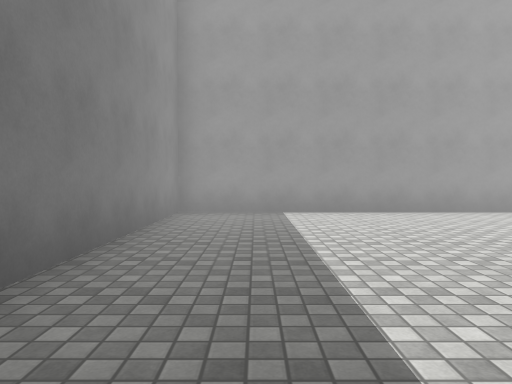
View 1 (above)

24 first-person views from a walk through a 3-D level made in the Unity game engine. The camera is 1.2 m above the floor, tilts 2° down and sees 70° across. The floor is counted in squares, 2 m on a side. Each view is taken from the middle of a square. On the plan, view 1 faces up. The plan holds only what a view shows up to about 10 squares ahead; the rest is blank. The place goes on beyond the plan. The player character is not drawn. Surface patterns are stand-ins for the level's own textures.

View 2
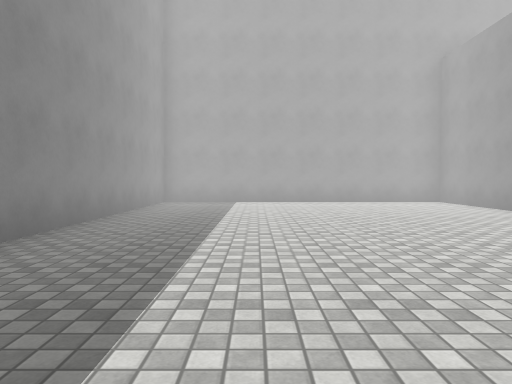

View 3
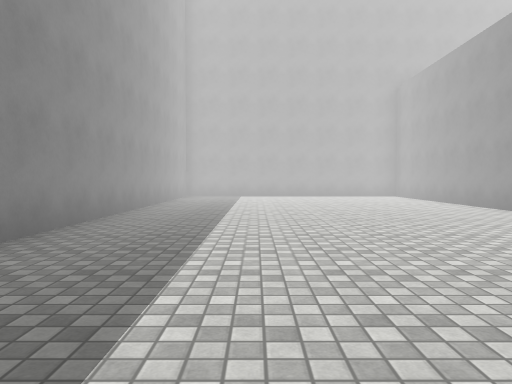

View 4
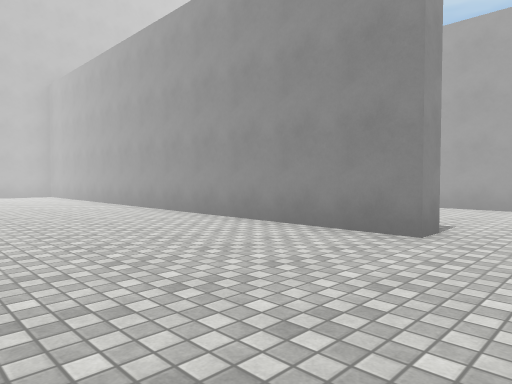

View 5
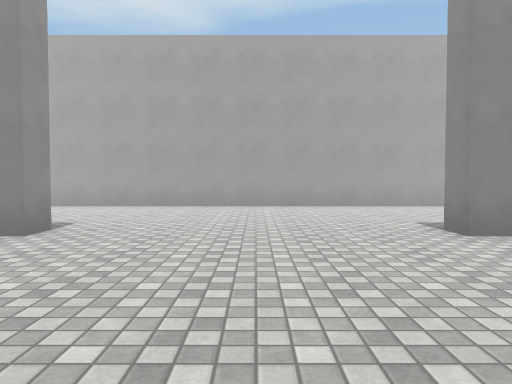

View 6
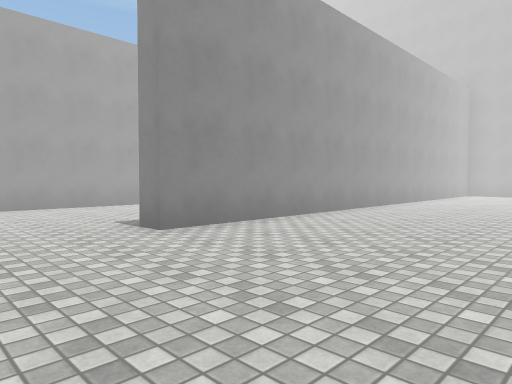

View 7
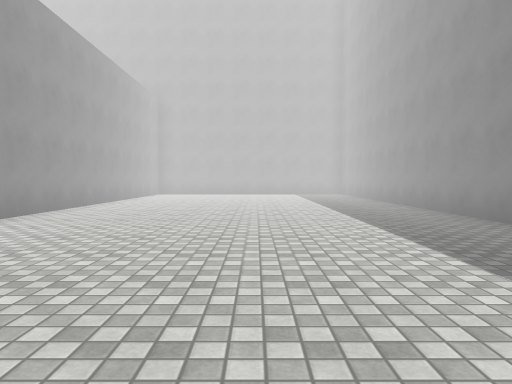

View 8
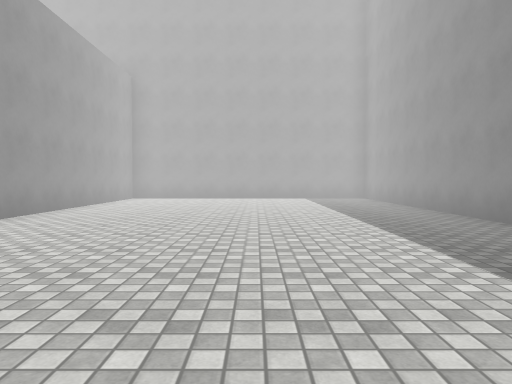

View 9
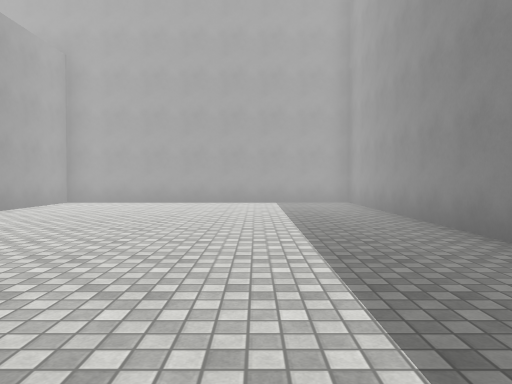

View 10
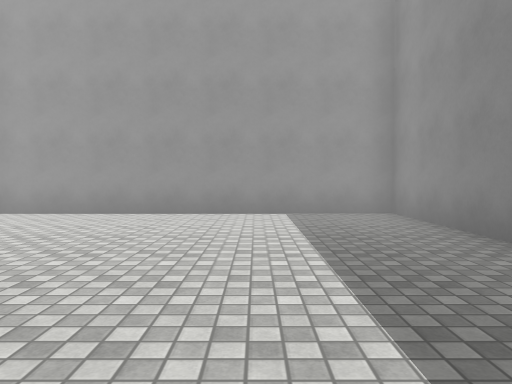

View 11
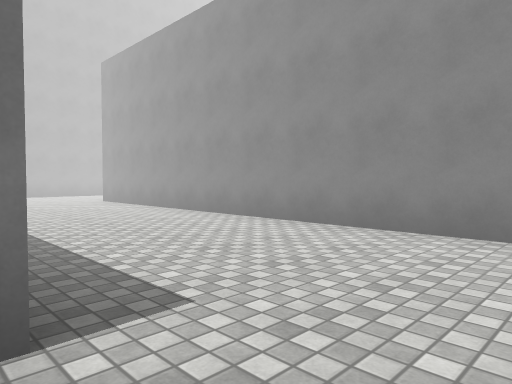

View 12
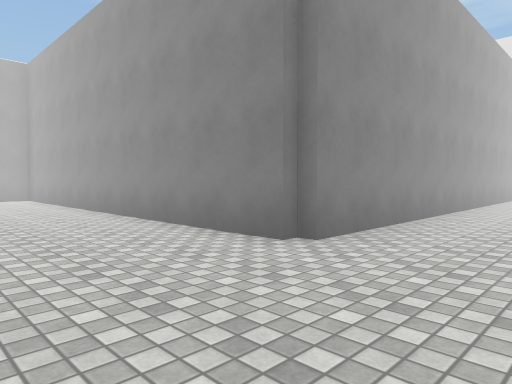

View 13
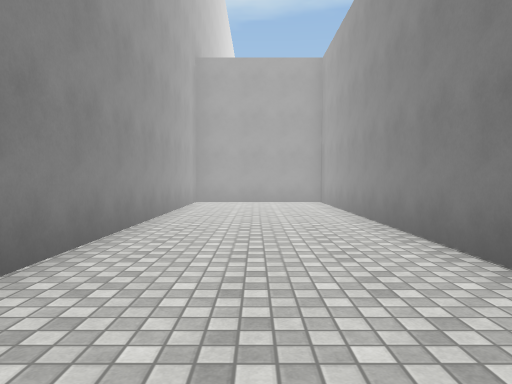

View 14
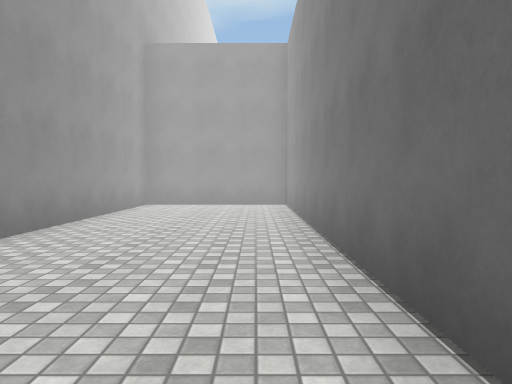

View 15
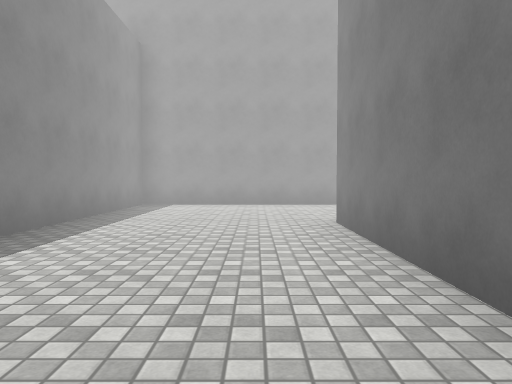

View 16
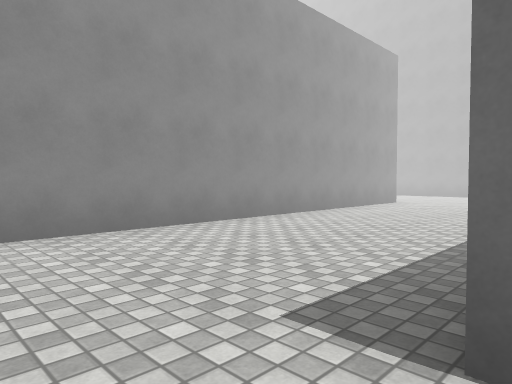

View 17
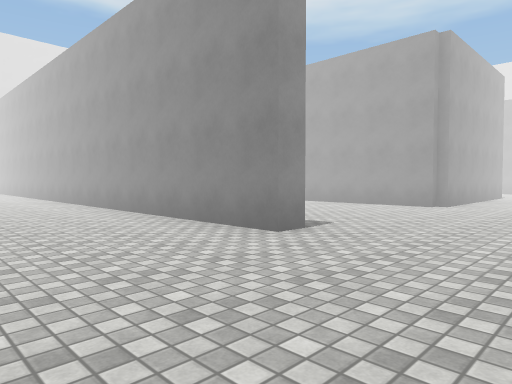

View 18
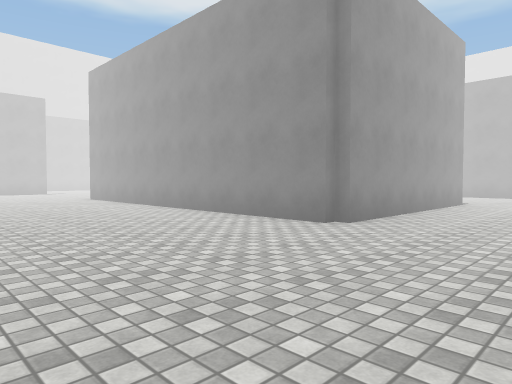

View 19
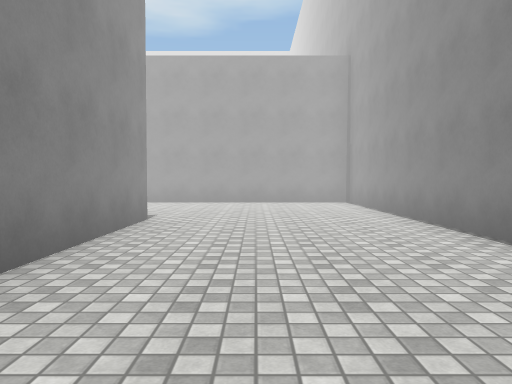

View 20
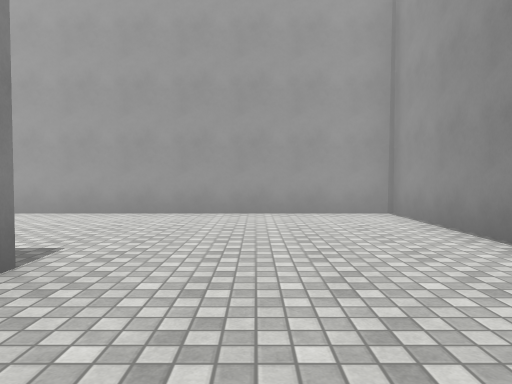

View 21
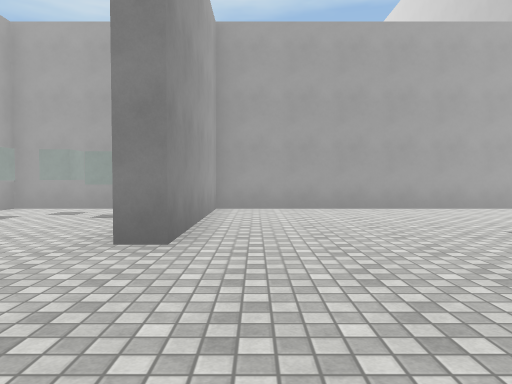

View 22
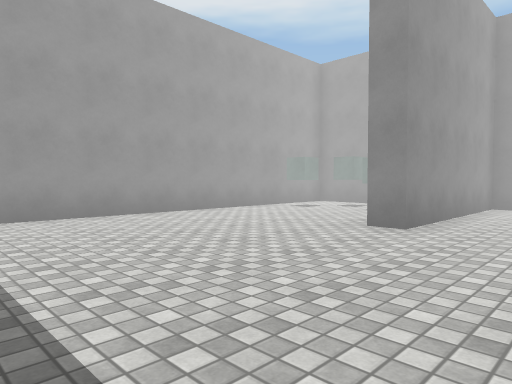

View 23
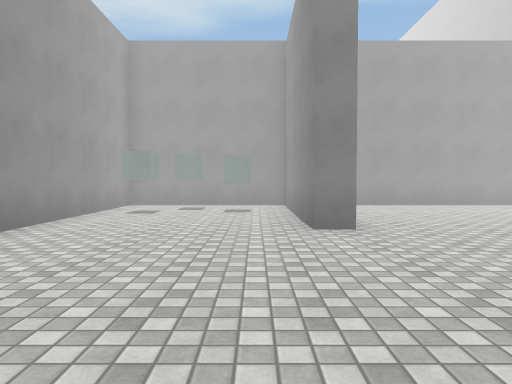

View 24
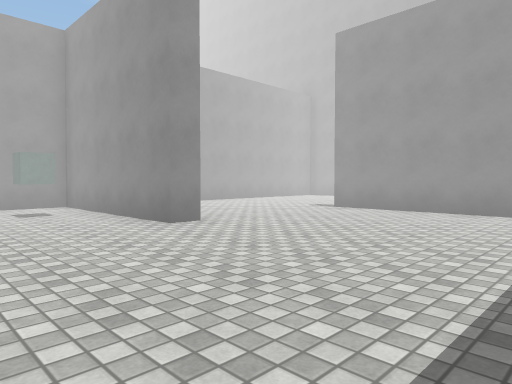

### Floor plan
Points are (right, up) in squares from view 1. A wall is a line through its corners. A room is listed if a view was taken in it or the views show most of it. See-through windows are left out.
Room 1 (views 1, 2, 3, 4, 5, 6, 7, 8, 9, 10, 11, 12, 13, 14, 15, 16, 17, 18, 19, 20, 21, 22, 23, 24)
walls: (6.4, -5.6) (5.8, -5.6) (5.8, 6.6) (-1.4, 6.6) (-1.4, -2.6); (10.6, -18.4) (10.1, -18.4) (10.1, 3.3) (19.6, 3.3) (19.6, 6.6) (6.3, 6.6) (6.3, 1.8); (-1.4, -12.8) (-1.4, -22.4) (5.8, -22.4) (5.8, -10.2) (6.4, -10.2); (17.1, -17.9) (20.5, -17.9); (20.5, -18.4) (15.2, -18.4) (15.2, -11); (18.4, -22.4) (24.4, -22.4) (24.4, -14.2) (20.3, -14.2) (20.3, -13.7) (24.4, -13.7) (24.4, -10.1) (17, -10.1)
objects: cube (22, -11); cube (23, -13) to (23, -12); cube (23, -11)

Where each view was taken, in squares from view 1:
view 1: 0 up, 0 right, facing up
view 2: 3 down, 1 right, facing up
view 3: 6 down, 1 right, facing up
view 4: 7 down, 2 right, facing up-right
view 5: 8 down, 2 right, facing right
view 6: 8 down, 2 right, facing down-right
view 7: 8 down, 2 right, facing down
view 8: 11 down, 2 right, facing down
view 9: 13 down, 1 right, facing down
view 10: 16 down, 1 right, facing down
view 11: 7 down, 6 right, facing up-right
view 12: 6 up, 8 right, facing down-right
view 13: 5 up, 10 right, facing right
view 14: 4 up, 11 right, facing right
view 15: 2 down, 9 right, facing up
view 16: 9 down, 6 right, facing down-right
view 17: 21 down, 7 right, facing up-right
view 18: 21 down, 11 right, facing up-right
view 19: 20 down, 15 right, facing right
view 20: 20 down, 18 right, facing right
view 21: 15 down, 17 right, facing right
view 22: 16 down, 16 right, facing up-right
view 23: 13 down, 16 right, facing right
view 24: 11 down, 16 right, facing down-right
